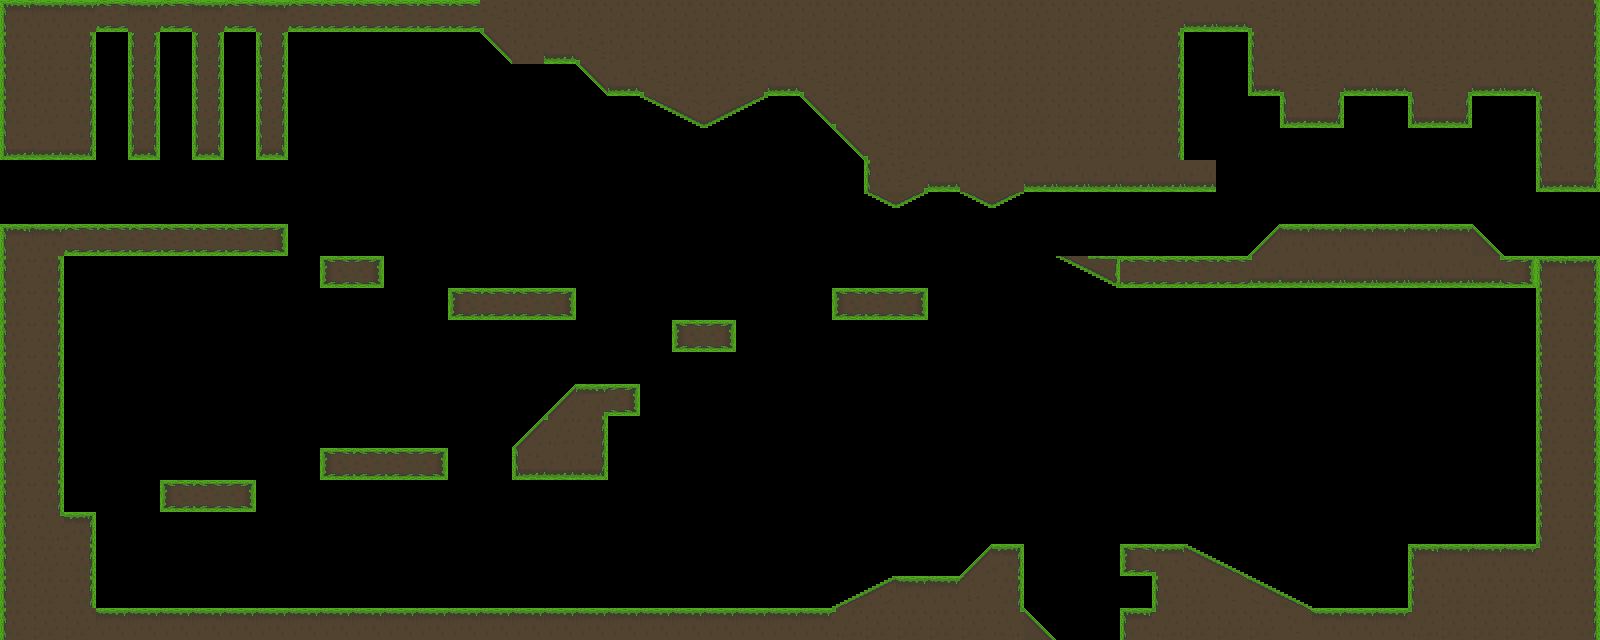

Below is a game level as drawn by its tile map, then a one-line description and the .tmx that defines it (tile-layer data replaced by summaries):
An orthogonal 50x20 tile map with 32x32 px tiles, 1 tile layer (Tile Layer 1), 2 tilesets and 1 object (Player).

<map version="1.0" orientation="orthogonal" width="50" height="20" tilewidth="32" tileheight="32">
 <properties>
  <property name="player" value="assets/sprites/chars/ash_run.png" />
 </properties>
 <tileset firstgid="1" name="tiletemplate" tilewidth="32" tileheight="32">
  <image source="tiletemplate.png" width="544" height="160" />
  <tile id="71">
   <properties>
    <property name="hot" value="2" />
   </properties>
  </tile>
 </tileset>
 <tileset firstgid="86" name="Objects" tilewidth="32" tileheight="32">
  <image source="../assets/sprites/chars/ash_run.png" width="160" height="32" />
 </tileset>
 <layer name="Tile Layer 1" width="50" height="20">
  <data>[1000 cells, 368 non-empty, 36 distinct tile ids]</data>
 </layer>
 <objectgroup name="player spawn" width="0" height="0">
  <object name="player" type="Player" gid="86" x="160" y="224">
   <properties>
    <property name="animSpeed" value="10" />
    <property name="numFrames" value="5" />
    <property name="textureHeight" value="32" />
    <property name="textureID" value="player" />
    <property name="textureWidth" value="32" />
   </properties>
  </object>
 </objectgroup>
</map>
